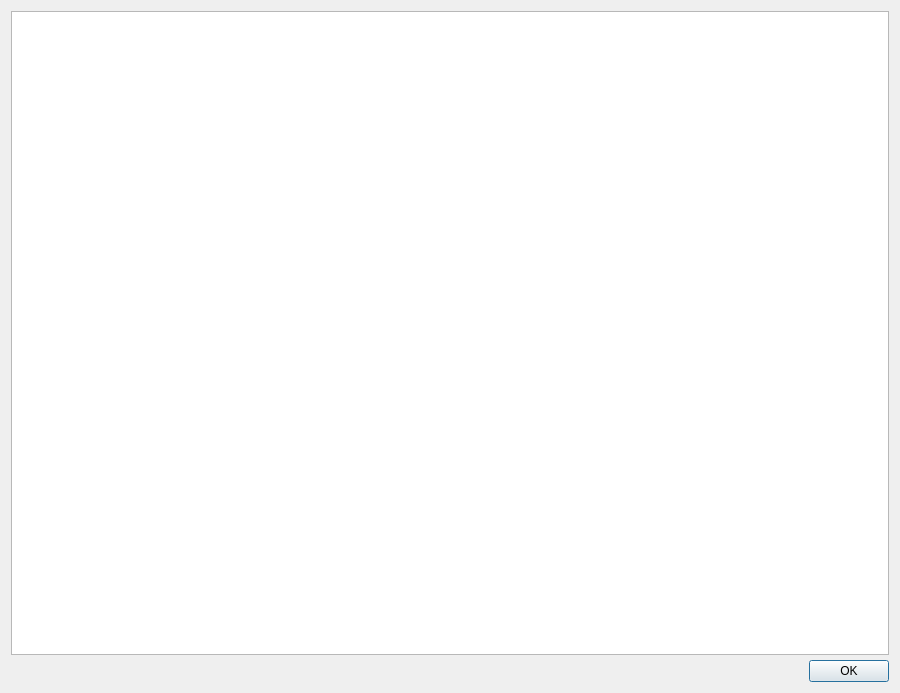
<?xml version="1.0" encoding="UTF-8"?>
<ui version="4.0">
 <class>DialogText</class>
 <widget class="QDialog" name="DialogText">
  <property name="geometry">
   <rect>
    <x>0</x>
    <y>0</y>
    <width>900</width>
    <height>693</height>
   </rect>
  </property>
  <property name="sizePolicy">
   <sizepolicy hsizetype="Expanding" vsizetype="Expanding">
    <horstretch>0</horstretch>
    <verstretch>0</verstretch>
   </sizepolicy>
  </property>
  <property name="windowTitle">
   <string>Dialog</string>
  </property>
  <layout class="QGridLayout" name="gridLayout">
   <item row="0" column="0">
    <layout class="QVBoxLayout" name="verticalLayout">
     <property name="spacing">
      <number>5</number>
     </property>
     <item>
      <widget class="QTextEdit" name="textEdit">
       <property name="readOnly">
        <bool>true</bool>
       </property>
      </widget>
     </item>
     <item>
      <widget class="QDialogButtonBox" name="buttonBox">
       <property name="sizePolicy">
        <sizepolicy hsizetype="Expanding" vsizetype="Fixed">
         <horstretch>0</horstretch>
         <verstretch>0</verstretch>
        </sizepolicy>
       </property>
       <property name="orientation">
        <enum>Qt::Horizontal</enum>
       </property>
       <property name="standardButtons">
        <set>QDialogButtonBox::Ok</set>
       </property>
      </widget>
     </item>
    </layout>
   </item>
  </layout>
 </widget>
 <resources/>
 <connections>
  <connection>
   <sender>buttonBox</sender>
   <signal>accepted()</signal>
   <receiver>DialogText</receiver>
   <slot>accept()</slot>
   <hints>
    <hint type="sourcelabel">
     <x>248</x>
     <y>254</y>
    </hint>
    <hint type="destinationlabel">
     <x>157</x>
     <y>274</y>
    </hint>
   </hints>
  </connection>
  <connection>
   <sender>buttonBox</sender>
   <signal>rejected()</signal>
   <receiver>DialogText</receiver>
   <slot>reject()</slot>
   <hints>
    <hint type="sourcelabel">
     <x>316</x>
     <y>260</y>
    </hint>
    <hint type="destinationlabel">
     <x>286</x>
     <y>274</y>
    </hint>
   </hints>
  </connection>
 </connections>
</ui>
